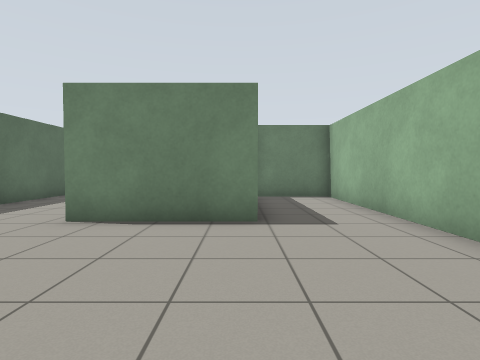
[1] (above)

16 first-person views from a walk through a robot-simulator world made for Gazebo. The camera is 0.94 m above the floor, tilts 2° down and sees 80° across. The floor is counted in squares, 1 m on a side. Each view is taken from the middle of a square. On the plan, view 1 faces up. The plan holds only what a view shows up to about 11 squares ahead; the rest is blank.

[2]
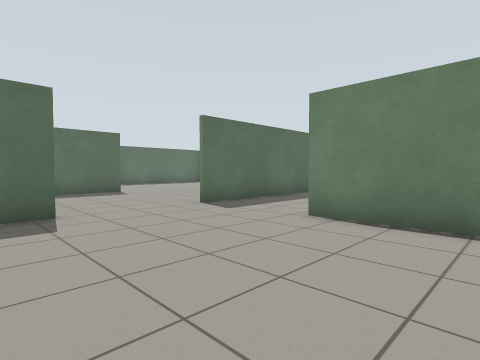

[3]
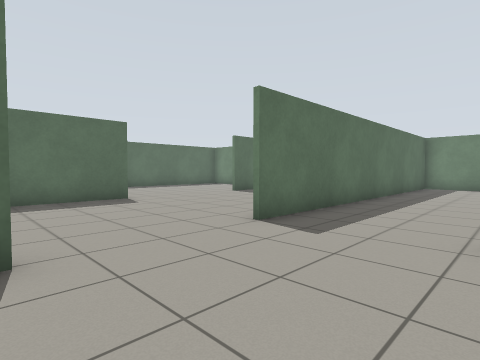

[4]
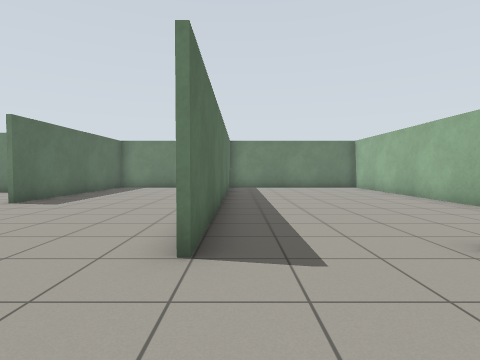

[5]
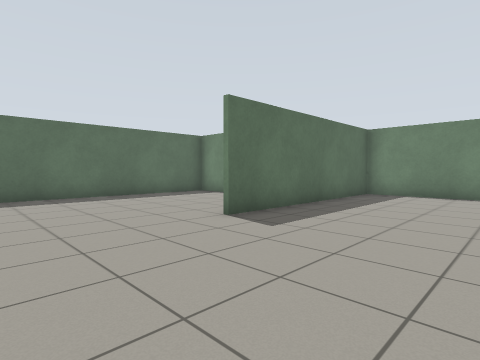

[6]
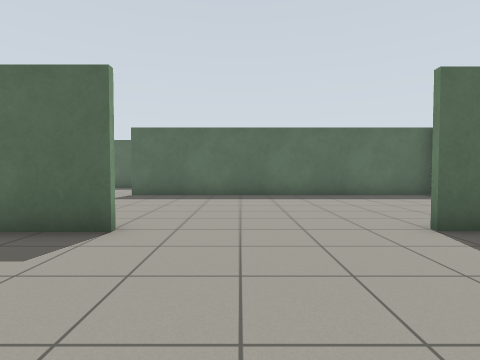

[7]
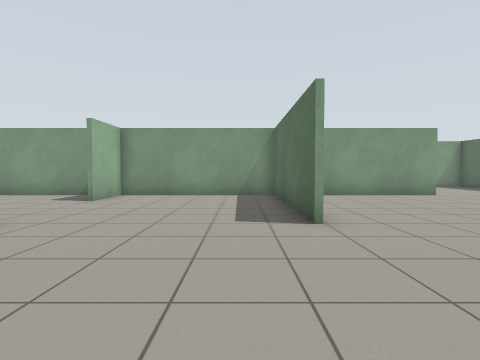

[8]
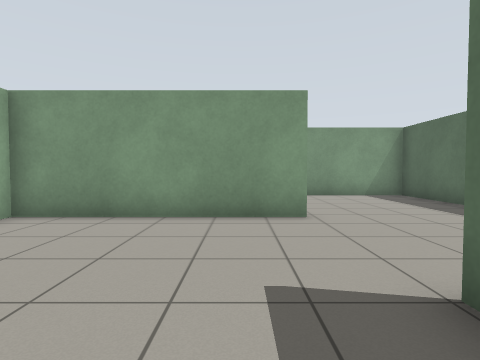

[9]
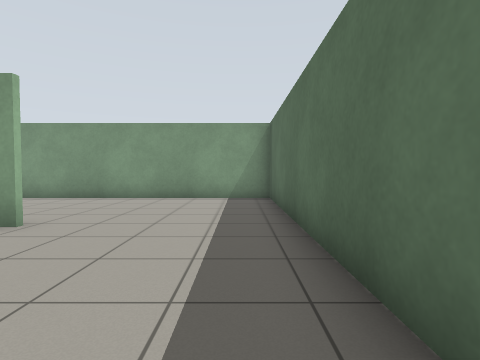

[10]
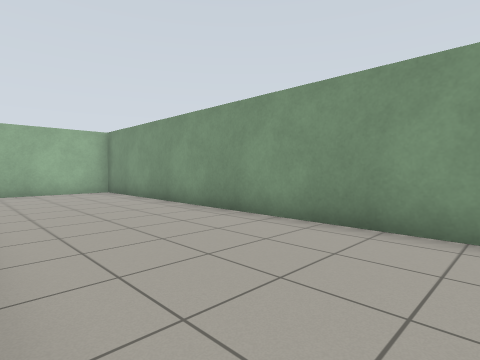

[11]
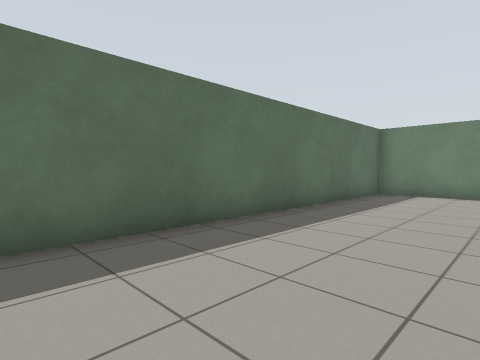

[12]
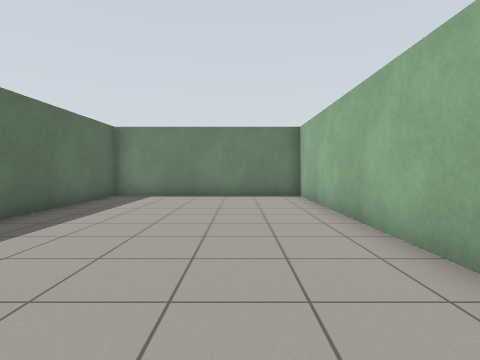

[13]
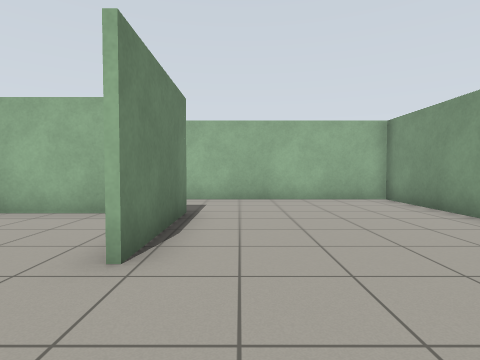

[14]
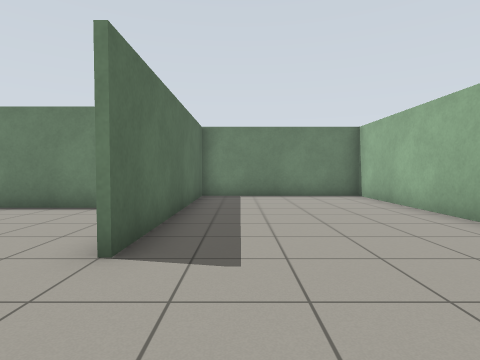

[15]
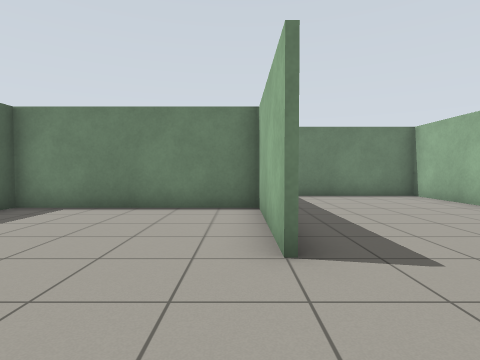

[16]
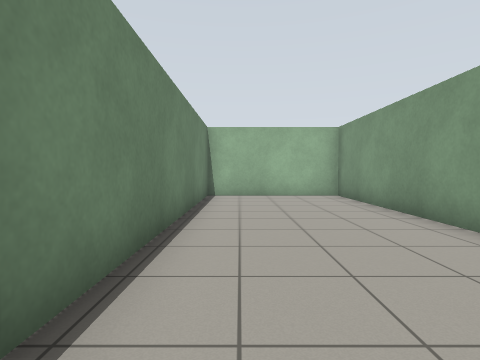

### Floor plan
Points are (right, up) in squares from view 1. A wall is a line through its corners. A room is listed if a view was taken in it or the views show most of it. See-through windows are left out.
Room 1 (views 1, 2, 3, 4, 5, 6, 7, 8, 9, 10, 11, 12, 13, 14, 15, 16)
walls: (-12.4, 5.1) (-12.4, -0.6); (-6.5, 1.4) (-6.5, 0.5); (-12.5, 10) (-12.5, 14.1) (-18.6, 14.1) (-18.6, 2.9); (-6.6, -0.8) (-15.6, -0.8); (-5.4, -0.7) (-2, -0.7); (-6.7, 12.1) (-6.7, 17.5); (-18.4, -0.7) (-6.5, -0.7); (0.2, 6.9) (0.2, 17.4) (-12.4, 17.4) (-12.4, 10); (0.4, 5.2) (-3.3, 5.2); (-0.5, -0.7) (3.1, -0.7) (3.1, 10) (0.6, 10); (-20, 10.6) (-23, 10.6) (-23, -5.6) (-6.7, -5.6) (-6.7, 1.4); (-6.5, 17.5) (-6.5, 5)

Where each view was taken, in squares from view 1:
view 1: 0 up, 0 right, facing up
view 2: 0 up, 0 right, facing up-left
view 3: 1 up, 3 left, facing up-left
view 4: 2 up, 6 left, facing up
view 5: 6 up, 8 left, facing up-left
view 6: 7 up, 8 left, facing left
view 7: 10 up, 11 left, facing down
view 8: 5 up, 17 left, facing down
view 9: 4 up, 22 left, facing down
view 10: 1 down, 19 left, facing down-right
view 11: 1 down, 19 left, facing up-left
view 12: 7 up, 2 left, facing up
view 13: 4 up, 6 left, facing right
view 14: 7 up, 11 left, facing up
view 15: 7 up, 13 left, facing up
view 16: 2 down, 17 left, facing right
